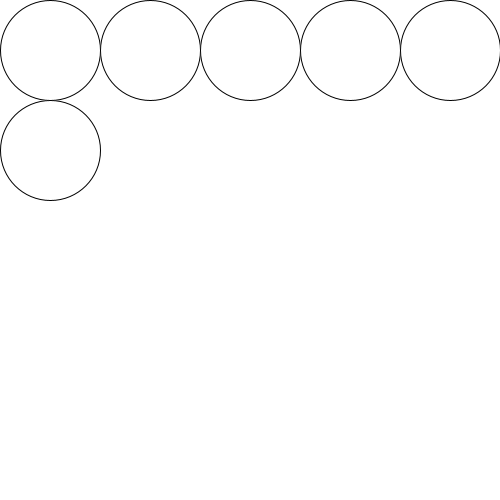
Frame 1 (no input)
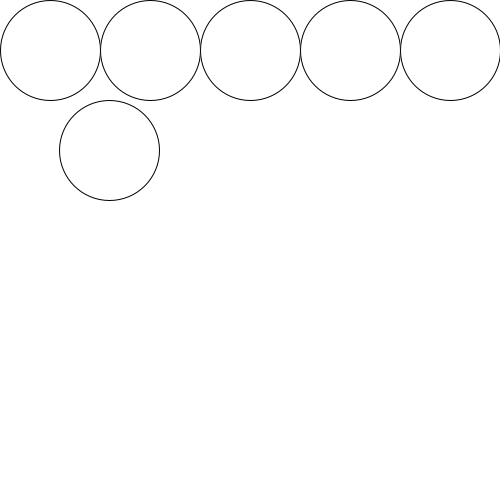
Frame 60 (the mouse pressed at the canvas centre just before this capture)
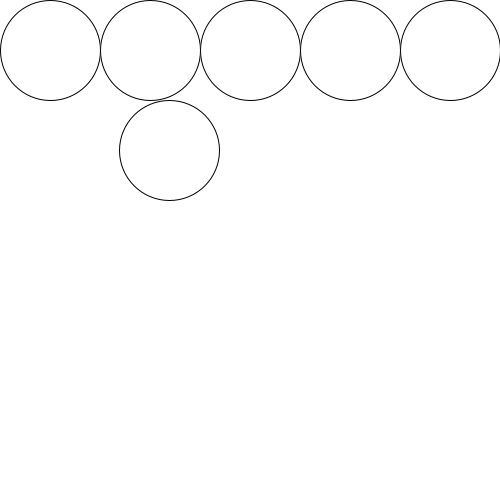
Frame 120 (the mouse held since frame 60 and released just before this capture)

The Processing sketch that drew these frames (run headless with seeded random() and noise(); from frame 60 on, the mouse is pressed at the canvas centre):

// Processing sketch: w08_circles
// ── w08_circles.pde
int movingX;
int movingY;
int radius;
int defaultX;
int defaultY;
int circlerowY;

void circleRow(int startX, int endX, int y, int d) {
  int curx = startX + d/2;
  int cury = y + d/2;
  while (curx < endX) {
    circle(curx, cury , d);
    curx += d; 
  }
}

void setup() {
  size(500,500);
  movingX = 0;
  movingY = 0;
  radius = 50;
  defaultX = movingX;
  circlerowY = movingY;
  defaultY = movingY + radius * 2;

}


void draw() {
  background(255);
  circleRow(defaultX, 500, circlerowY, radius * 2);
  circle(movingX + radius, movingY + radius * 3, radius * 2);
  movingX++;
  if (movingY + radius * 2 == 500) {
    if (movingX + radius * 2 == 500) {
      movingX = defaultX;
      movingY = defaultY;
    }
  }
  if (movingX + radius * 2 == 500) {
    movingX = defaultX;
    movingY += radius * 2; 
  }
}


  
